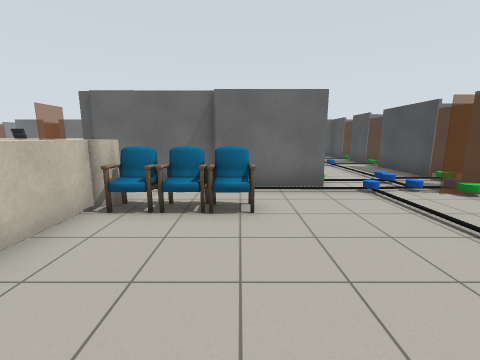
[1] (above)

24 first-person views from a walk through a world built for the Gazebo simulator. The camera is 1.3 m above the floor, tilts 10° down and sees 90° across. Floor lines are 1 m apart. The floor is counted in squares, 1 m on a side. Each view is taken from the middle of a square. On the plan, view 1 faces up. The plan holds only what a view shows up to about 12 squares ahead; the rest is blank. Simple shapes stand in for some stock models.

[2]
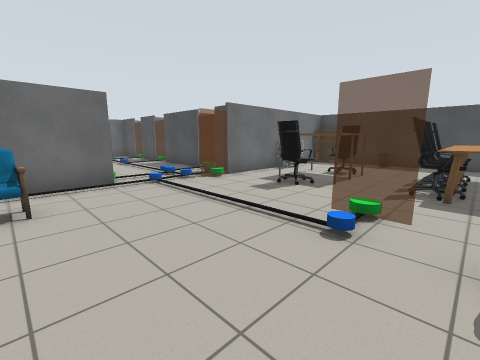

[3]
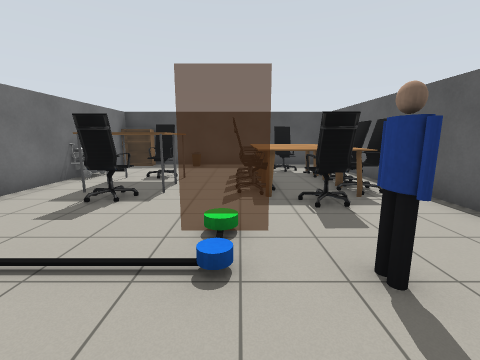

[4]
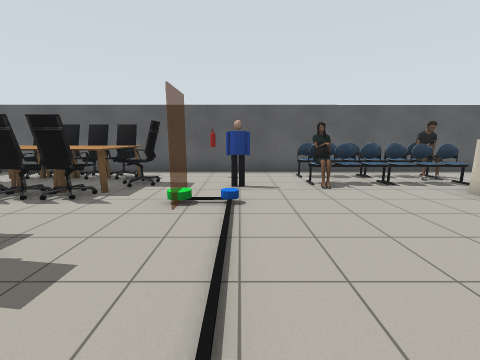

[5]
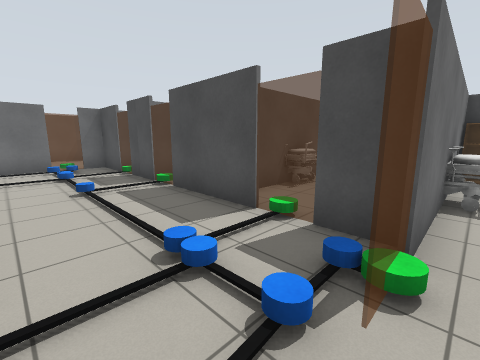

[6]
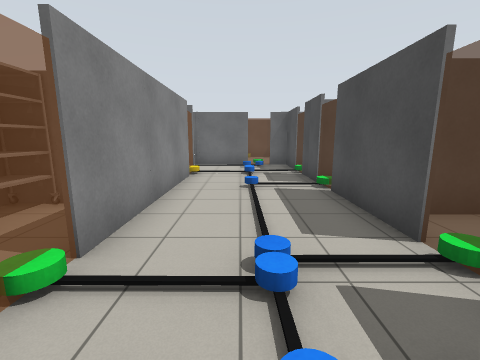

[7]
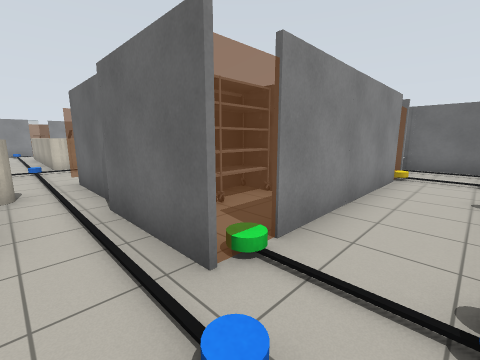

[8]
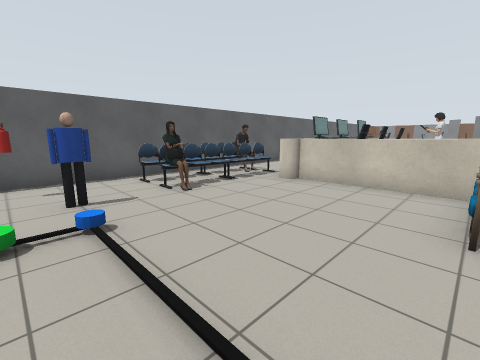

[9]
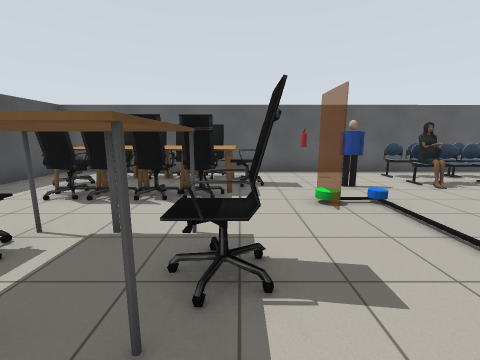

[10]
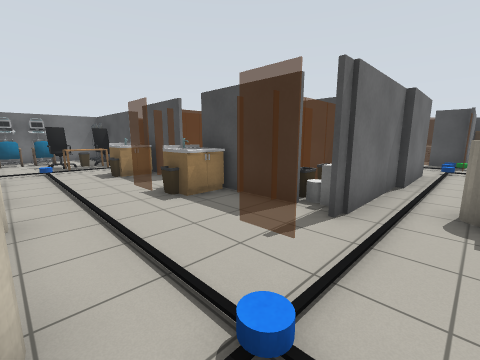

[11]
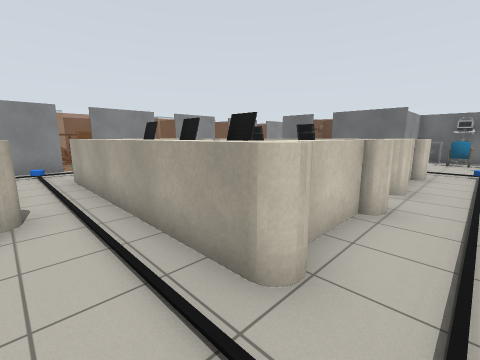

[12]
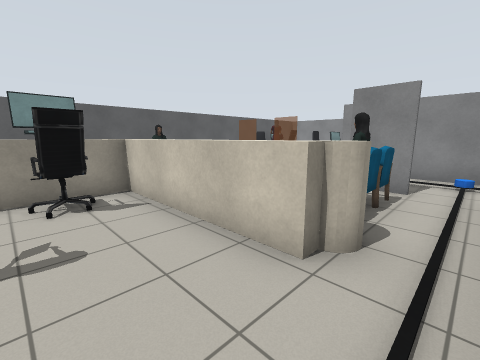

[13]
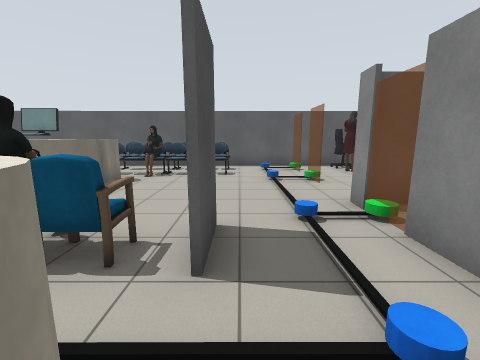

[14]
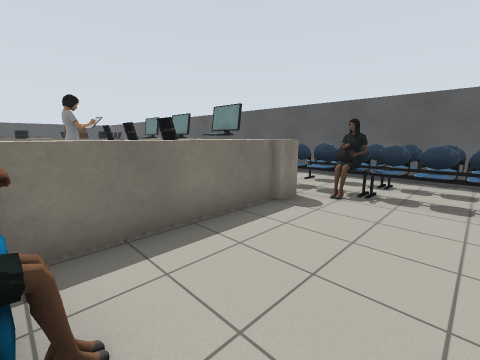

[15]
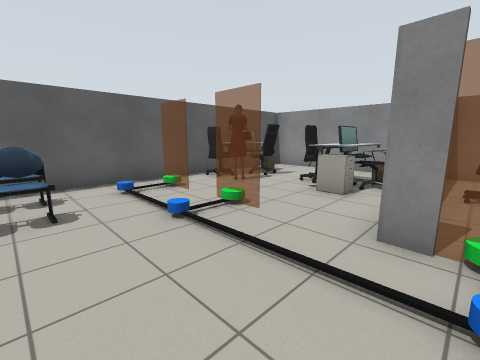

[16]
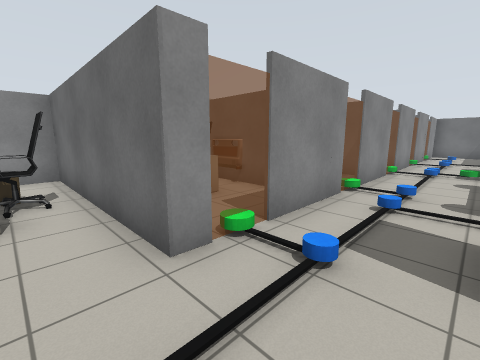

[17]
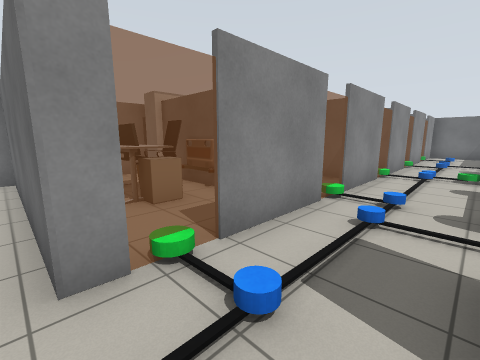

[18]
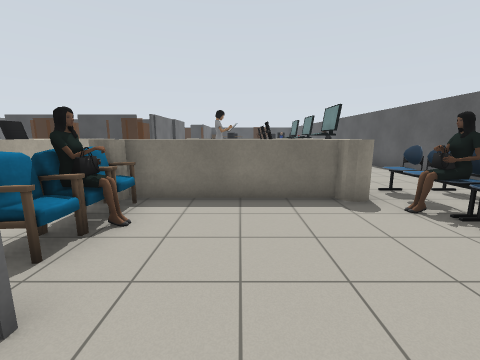

[19]
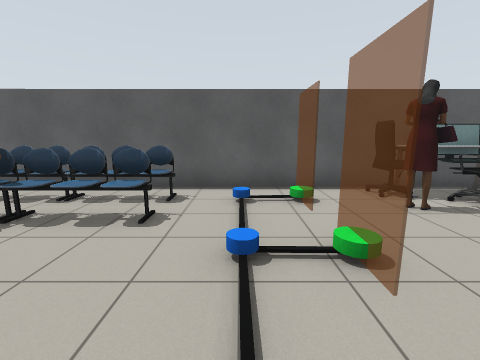

[20]
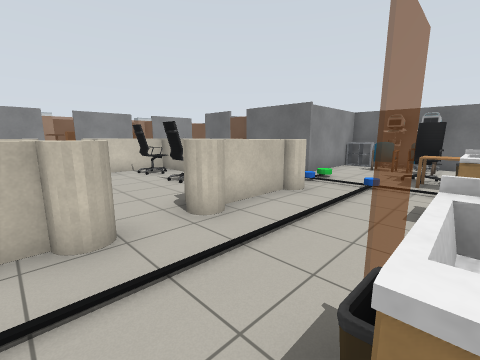

[21]
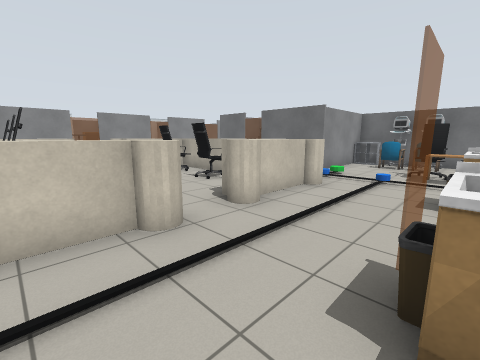

[22]
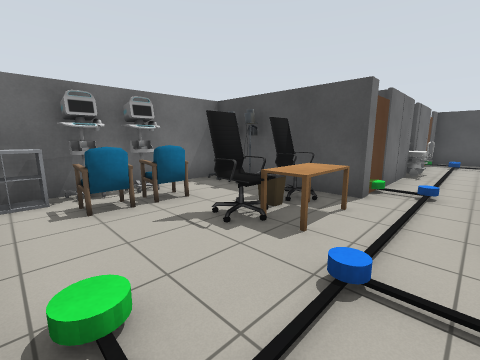

[23]
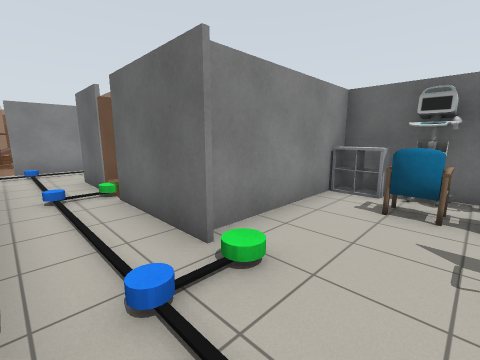

[24]
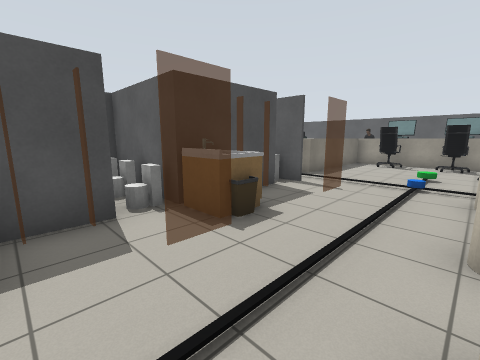

### Floor plan
Key: @ floor where view 1 was taken; # wall or solid block; x gap in a wall; . floor; = window, fence, low wall or low ledge; C blue cylinder; T table; G green cylinder; W white cylinder; H chair; B bed; F office chair; I bin; K bookshelf; P person; E fire extinguisher; R rack; M monitor; S sink; L toilet; A chest of drawers; J wardrobe; N shelf; O other object.
Columns run from 24 left of view 1 to 13 right of it. Each row starts with its distance up from view 1.
 22               #######
 21                NNOO.O
 20               #.HHH.M
 19               #......#
 18        ..#     ...FIF#
 17       #..##G## G..TTO ###B###O##
 16   OO  #O...C...C.C...C...B..OO.#
 15 J OO..OO.......................#
 14 J    ##. TTTTT TT.SI   #   OOO
 13       #. TFFFF T....      #....##
 12       #OGT.....TT...#     #....#
 11        OOT ....T.....LLO  #.C.
 10     ##O..T      T.IS   ####....#
  9   OO #...T     T....#   R. ....##B##
  8 J OO #G..TF FFFT....#IO R.#...#..BB
  7 J OO . C.TFTFTFTT.. LL  R# GCG =.
  6 #######C.........C.........CC ###  #
  5  OFA..#...HHW........W....... ...BB.K#
  4  TMMA.#.#.HH#=...O...#HHH......TT...K#
  3  .FF.. C....==..P....=........FFTF...#
  2 ######G.....==..P....=.........TTF..I#
  1  IFA........=#F..F.F.=...... ........#
  0  TMA..G.....W#M##M#M=W..@..CG..FFFF..#
 -1   F...xC...PW#M##M#M W...P.P..FTTTT..#
 -2  .F.P....HHPHH..    .PHHHP....FTTTTF.#
 -3  IMFFG C.HHHHH...  ..PHHHH..E..FFFF..#
 -4 #TMF............................####O#
 -5     ############################

Positions as (right, up) in squares from view 1, and headings:
1: (0, 0), facing up
2: (0, -1), facing up-right
3: (1, 0), facing right
4: (3, 5), facing down
5: (3, 5), facing up-right
6: (4, 5), facing up
7: (4, 5), facing up-left
8: (4, 4), facing down-left
9: (6, 5), facing down
10: (-8, 5), facing up-right
11: (-7, 5), facing up-left
12: (-9, 6), facing down-left
13: (-16, 7), facing down
14: (-15, 4), facing down-right
15: (-15, 3), facing down-left
16: (-16, 1), facing up-left
17: (-16, 2), facing up-left
18: (-17, 2), facing right
19: (-17, 2), facing down
20: (-5, 9), facing up-left
21: (-5, 8), facing up-left
22: (-9, 15), facing up-right
23: (-7, 15), facing up-left
24: (-8, 13), facing down-right
